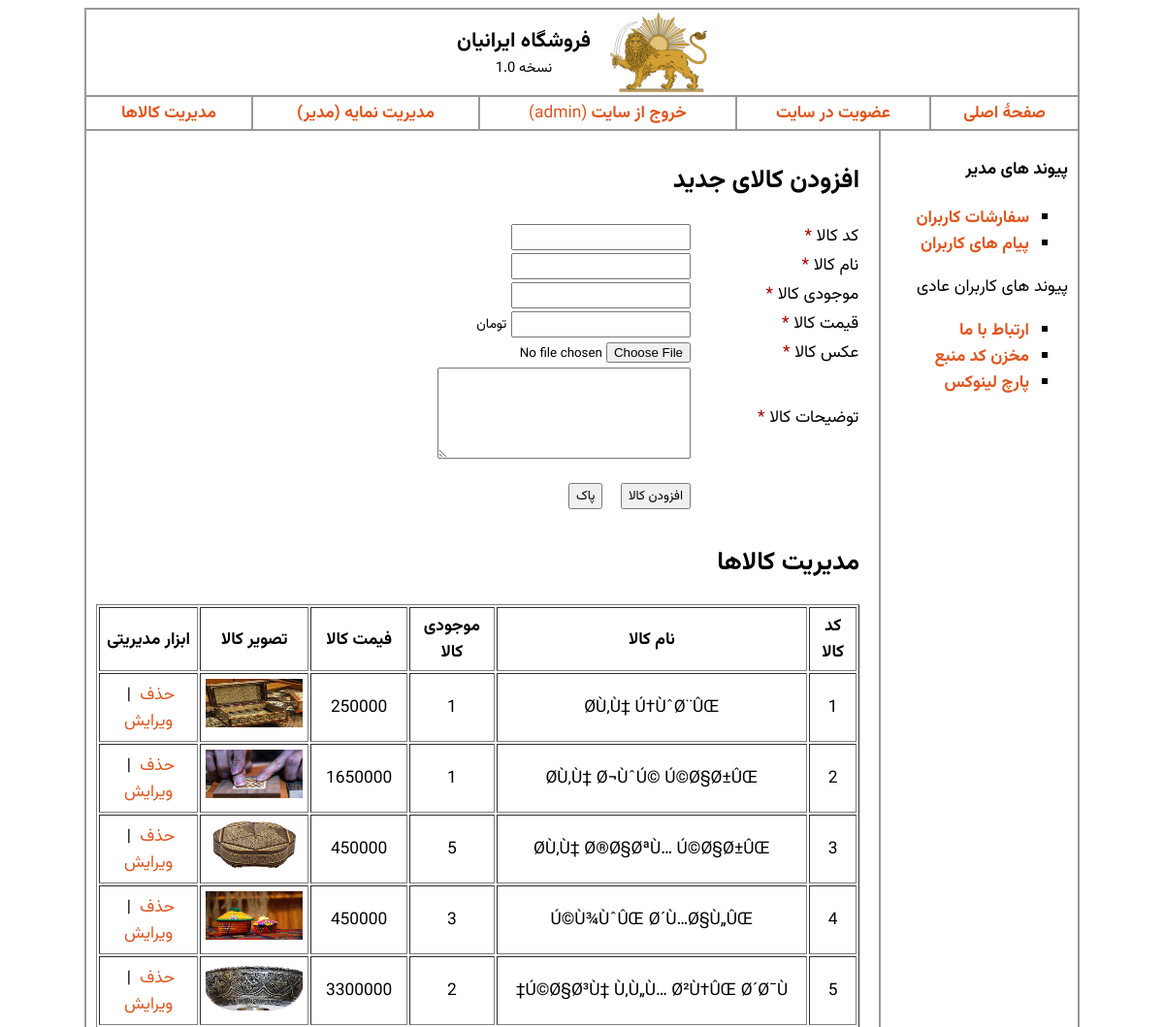
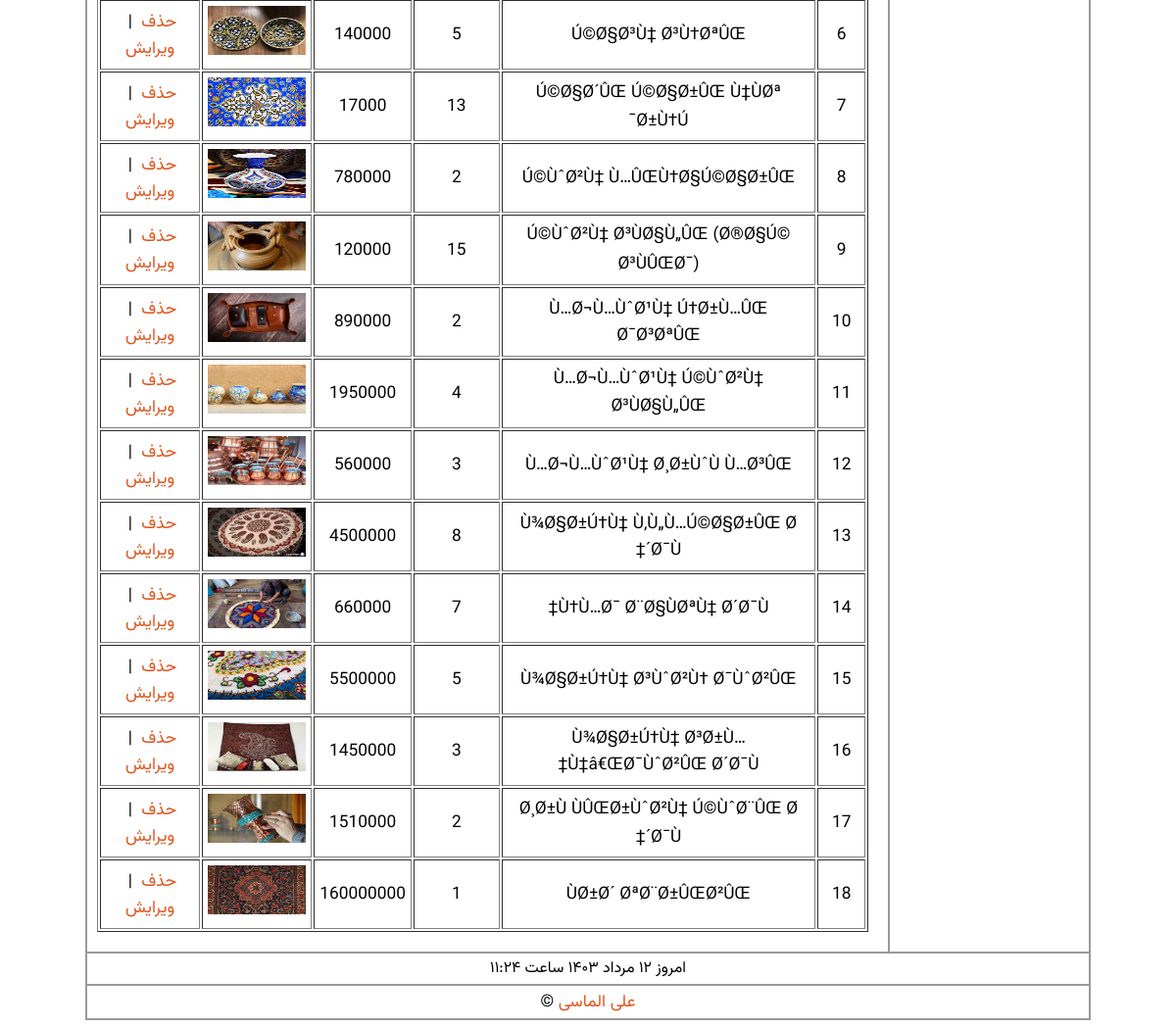
The page /admin_products.php (signed in) on the database its author committed (2 pictures, top to bottom).
### tables this page shows
CREATE TABLE IF NOT EXISTS `products` (
  `id` int(10) NOT NULL AUTO_INCREMENT COMMENT 'کد کالا',
  `name` varchar(200) NOT NULL COMMENT 'نام کالا',
  `qty` int(10) NOT NULL COMMENT 'موجودی کالا',
  `price` float NOT NULL COMMENT 'قیمت کالا',
  `image` varchar(80) NOT NULL COMMENT 'عکس کالا',
  `details` text NOT NULL COMMENT 'توضیحات کالا',
  PRIMARY KEY (`id`)
);

### admin_products.php (the view, shortened to what this page needs)
<?php
include("includes/header.php");
?>
<?php
include("includes/db_link.php");
$url = $id = $name = $qty = $price = $image = $details = "";
$btn_caption = "افزودن کالا";
?>
<h2>افزودن کالای جدید</h2>
<form name='add_product' action='action_admin_products.php<?php if (!empty($url)) echo $url ?>' method='post' enctype="multipart/form-data">
	<table border=0 style="width:100%;margin:0 auto" cellspacing=0>
		<tr>
			<td style='width:22%'>کد کالا <span class="required">*</span></td>
			<td style='width:78%'><input type="text" id="id" name="id" class="ltr" value="<?= $id ?>"></td>
		</tr>
		<tr>
			<td>نام کالا <span class="required">*</span></td>
			<td><input type="text" id="name" name="name" value="<?= $name ?>"></td>
		</tr>
		<tr>
			<td>موجودی کالا <span class="required">*</span></td>
			<td><input type="text" id="qty" name="qty" class="ltr" value="<?= $qty ?>"></td>
		</tr>
		<tr>
			<td>قیمت کالا <span class="required">*</span></td>
			<td><input type="text" id="price" name="price" class="ltr" value="<?= $price ?>"> <span style="font-size:14px;">تومان</span></td>
		</tr>
		<tr>
			<td>عکس کالا <span class="required">*</span></td>
			<td><input type="file" id="image" name="image" size="30">
			</td>
		</tr>
		<tr>
			<td>توضیحات کالا <span class="required">*</span></td>
			<td><textarea style="font-size:14px" id="details" name="details" cols="30" rows="4" wrap="virtual"><?= $details ?></textarea></td>
		</tr>
		<tr>
			<td><br><br></td>
			<td><input type="submit" value="<?= $btn_caption ?>">&nbsp;&nbsp;&nbsp;&nbsp;<input type="reset" value="پاک"></td>
		</tr>
	</table>
</form>
<h2>مدیریت کالاها</h2>
<?php
$query = "SELECT * FROM products";
$request = mysqli_query($link, $query);
?>
<table border="1px" cellpadding='5px' style="text-align:center;width:100%">
	<thead style="font-weight: 700">
		<tr>
			<td>کد کالا</td>
			<td>نام کالا</td>
			<td>موجودی کالا</td>
			<td>فیمت کالا</td>
			<td>تصویر کالا</td>
			<td>ابزار مدیریتی</td>
		</tr>
	</thead>
	<tbody>
		<?php
		while ($row = mysqli_fetch_array($request)) {
		?>
			<tr>
				<td><?= $row["id"] ?></td>
				<td><?= $row["name"] ?></td>
				<td><?= $row["qty"] ?></td>
				<td><?= $row["price"] ?></td>
				<td><img src="products/<?= $row["image"] ?>" width="100px" height="50px"></td>
				<td>
					<a href="action_admin_products.php?id=<?= $row["id"] ?>&action=DELETE">حذف</a>
					&nbsp;|&nbsp;
					<a href="admin_products.php?id=<?= $row["id"] ?>&action=EDIT">ویرایش</a>
				</td>
			</tr>
		<?php
		}
		?>
</table>
<?php
include("./includes/footer.php");
?>

### style/global.css (style rules this page uses)
body, input, textarea { font-family: "Vazirmatn", Tahoma, Verdana, sans-serif; }
a:link, a:visited { text-decoration: none; color: #e2541c; transition: color 0.1s, text-shadow 0.1s; }
input[type='submit'], input[type='reset'], input[type='radio'], input[type='checkbox'], input[type='file'], input[type='button'] { cursor: pointer; }
.ltr { direction: ltr; text-align: left; }
.required { color: #ac0000; }

### rows shown on the page
products: id "1", name "Ø­Ù‚Ù‡ Ú†ÙˆØ¨ÛŒ", qty "1", price "250000", image (picture)
products: id "2", name "Ø­Ù‚Ù‡ Ø¬ÙˆÚ© Ú©Ø§Ø±ÛŒ", qty "1", price "1650000", image (picture)
products: id "3", name "Ø­Ù‚Ù‡ Ø®Ø§ØªÙ… Ú©Ø§Ø±ÛŒ", qty "5", price "450000", image (picture)
products: id "4", name "Ú©Ù¾ÙˆÛŒ Ø´Ù…Ø§Ù„ÛŒ", qty "3", price "450000", image (picture)
products: id "5", name "Ú©Ø§Ø³Ù‡ Ù‚Ù„Ù… Ø²Ù†ÛŒ Ø´Ø¯Ù‡", qty "2", price "3300000", image (picture)
products: id "6", name "Ú©Ø§Ø³Ù‡ Ø³Ù†ØªÛŒ", qty "5", price "140000", image (picture)
products: id "7", name "Ú©Ø§Ø´ÛŒ Ú©Ø§Ø±ÛŒ Ù‡ÙØª Ø±Ù†Ú¯", qty "13", price "17000", image (picture)
products: id "8", name "Ú©ÙˆØ²Ù‡ Ù…ÛŒÙ†Ø§Ú©Ø§Ø±ÛŒ", qty "2", price "780000", image (picture)
products: id "9", name "Ú©ÙˆØ²Ù‡ Ø³ÙØ§Ù„ÛŒ (Ø®Ø§Ú© Ø³ÙÛŒØ¯)", qty "15", price "120000", image (picture)
products: id "10", name "Ù…Ø¬Ù…ÙˆØ¹Ù‡ Ú†Ø±Ù…ÛŒ Ø¯Ø³ØªÛŒ", qty "2", price "890000", image (picture)
products: id "11", name "Ù…Ø¬Ù…ÙˆØ¹Ù‡ Ú©ÙˆØ²Ù‡ Ø³ÙØ§Ù„ÛŒ", qty "4", price "1950000", image (picture)
products: id "12", name "Ù…Ø¬Ù…ÙˆØ¹Ù‡ Ø¸Ø±ÙˆÙ Ù…Ø³ÛŒ", qty "3", price "560000", image (picture)
products: id "13", name "Ù¾Ø§Ø±Ú†Ù‡ Ù‚Ù„Ù…Ú©Ø§Ø±ÛŒ Ø´Ø¯Ù‡", qty "8", price "4500000", image (picture)
products: id "14", name "Ù†Ù…Ø¯ Ø¨Ø§ÙØªÙ‡ Ø´Ø¯Ù‡", qty "7", price "660000", image (picture)
products: id "15", name "Ù¾Ø§Ø±Ú†Ù‡ Ø³ÙˆØ²Ù† Ø¯ÙˆØ²ÛŒ", qty "5", price "5500000", image (picture)
products: id "16", name "Ù¾Ø§Ø±Ú†Ù‡ Ø³Ø±Ù…Ù‡â€ŒØ¯ÙˆØ²ÛŒ Ø´Ø¯Ù‡", qty "3", price "1450000", image (picture)
products: id "17", name "Ø¸Ø±Ù ÙÛŒØ±ÙˆØ²Ù‡ Ú©ÙˆØ¨ÛŒ Ø´Ø¯Ù‡", qty "2", price "1510000", image (picture)
products: id "18", name "ÙØ±Ø´ ØªØ¨Ø±ÛŒØ²ÛŒ", qty "1", price "160000000", image (picture)

### other values the page prints
$_SESSION["realname"] "admin"
